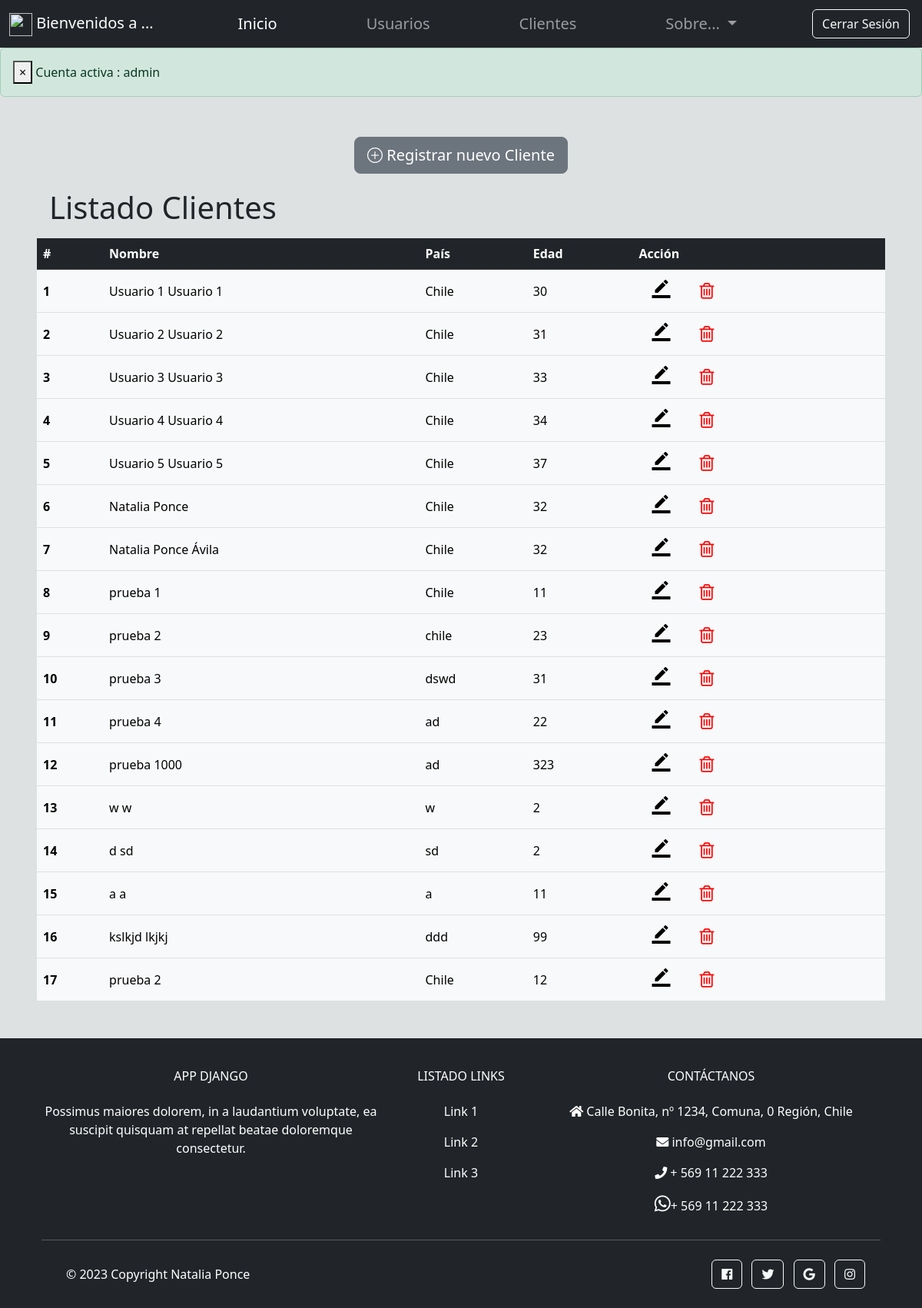
The app's page /clientes/ (signed in) with its own data.
### app/models.py (models this page shows)
class Usuario(models.Model):
    nombre = models.CharField(max_length=100)
    apellido = models.CharField(max_length=100)
    pais = models.CharField(max_length=50)
    edad = models.IntegerField()

### app/views.py (the view)
# urls.py: path('clientes/', vista_clientes, name='clientes'),
def vista_clientes(request):
    cuentaActiva = False
    if request.user.is_authenticated:
        messages.success(request, f'Cuenta activa : {request.user.username}')
        cuentaActiva = True
    else:
        messages.error(request, 'Usuario no autorizado')
        return redirect('index')
    clientes = Usuario.objects.all()
    return render(request, 'clientes.html', {'clientes' : clientes ,'cuentaActiva': cuentaActiva })

### app/templates/clientes.html (shortened to what this page needs)
{% extends 'base/base.html' %}
{% load static %}
{% block content %}
       <div class="m-5">
            <div class = "text-center">
                <a
                class="btn btn-secondary btn-floating m-1 btn-lg"
                class="text-white"
                role="button"
                href="{% url 'registroCliente' %}"
                ><i class="bi bi-plus-circle "></i> Registrar nuevo Cliente</a>
            </div>
            {% if clientes  %}
            <h1 class ="m-3">Listado Clientes</h1>
            <table class="table align-middle  table-hover">
                <thead class="table-dark">
                <tr>
                    <th scope="col">#</th>
                    <th scope="col">Nombre</th>
                    <th scope="col">País</th>
                    <th scope="col">Edad</th>
                    <th scope="col">Acción</th>
                </tr>
                </thead>
                <tbody class="table-light">
                    {% for cliente in clientes %}
                        <tr>
                            <th scope="row">{{cliente.id}}</th>
                            <td>{{cliente.nombre}} {{cliente.apellido}}</td>
                            <td>{{cliente.pais}}</td>
                            <td>{{cliente.edad}}</td>
                            <td>
                            <button type="button" class="btn btn-link btn-sm px-3" data-ripple-color="dark">
                                <i class="material-icons" style="font-size:24px; color:black">border_color</i>
                            </button>
                            <button type="button" class="btn btn-link btn-sm px-3" data-ripple-color="dark">
                                <i class="fa fa-trash-o" style="font-size:24px; color:red"></i>
                            </button>
                            </td>
                        </tr>
                    {% endfor %}
                </tbody>
            </table>
            {% else %}
            <h1>No hay usuarios registrados</h1>
        </div>
    {% endif %}
{% endblock %}

### app/templates/base/base.html (shortened to what this page needs)
{% load static %}
<!DOCTYPE html>
<html lang="es">
    <head>
        <link
            href="https://cdn.jsdelivr.net/npm/bootstrap@5.3.0/dist/css/bootstrap.min.css"
            rel="stylesheet"
>
        <link rel="stylesheet"
            href="https://cdn.jsdelivr.net/npm/bootstrap-icons@1.10.5/font/bootstrap-icons.css">
        <link rel="stylesheet" href="{% static 'css/estilos.css' %}">
        <link rel="stylesheet" href="https://cdnjs.cloudflare.com/ajax/libs/font-awesome/5.7.1/css/all.min.css" />
        <link rel="stylesheet" href="https://cdnjs.cloudflare.com/ajax/libs/font-awesome/4.7.0/css/font-awesome.min.css">
    </head>
    <body>
        <header>
            <nav class="navbar navbar-expand-lg navbar-dark bg-dark">
                <div class="container-fluid">
                    <a class="navbar-brand" href="{% url 'index' %}">
                        <img alt="" src="{% static 'img/icono.png' %}" width="30" height="30" className="d-inline-block align-top"/>
                        Bienvenidos a ...
                    </a>
                    <div class="collapse navbar-collapse justify-content-center" id="navbarSupportedContent">
                        <ul class="navbar-nav ms-auto  mb-2 mb-lg-0  ">
                            <li class="nav-item">
                                <a class="nav-link active " aria-current="page" href="{% url 'index' %}">Inicio</a>
                            </li>
                            {% if cuentaActiva %}
                                <li class="nav-item">
                                    <a class="nav-link" href="{% url 'usuarios' %}">Usuarios</a>
                                </li>
                                {% endif %}
                            {% if cuentaActiva %}
                                <li class="nav-item">
                                    <a class="nav-link" href="{% url 'clientes' %}">Clientes</a>
                                </li>
                                {% endif %}
                            <li class="nav-item dropdown">
                                <a class="nav-link dropdown-toggle" href="#" role="button"
                                    data-bs-toggle="dropdown" aria-expanded="false">
                                    Sobre...
                                </a>
                            </li>
                        </ul>
                        <div class="ms-auto">
                            {% if cuentaActiva %}
                                <a
                                class="btn btn-outline-light btn-floating m-1"
                                class="text-white"
                                role="button"
                                href="{% url 'logout' %}"
                                >Cerrar Sesión</a>
                            {% endif %}
                        </div>
                    </div>
                </div>
            </nav>
        </header>
        {% for message in messages %}
            <div class="container-fluid p-0 me-auto">
                <div class="alert {{ message.tags }} alert-dismissible" role="alert" >
                    <button type="button" class="close" data-dismiss="alert" aria-label="Close">
                    <span aria-hidden="True">&times;</span>
                    </button>
                    {{ message }}
                </div>
            </div>
        {% endfor %}
        <main >
            {% block content %}{% endblock %}
        </main>
        <footer id="footer-landing" class="bg-dark text-center text-white  ">
            <div class="container p-4 pb-0">
                <section class="">
                    <div class="row">
                    <div class="col-md-4 col-lg-4 col-xl-5 mx-auto mt-3">
                        <h6 class="text-uppercase mb-4 font-weight-bold">
                        App Django
                        </h6>
                        <p>Possimus maiores dolorem, in a laudantium voluptate, ea suscipit quisquam at repellat beatae doloremque consectetur.
                        </p>
                    </div>
                    <div class="col-md-3 col-lg-3 col-xl-2 mx-auto mt-3">
                        <h6 class="text-uppercase mb-4 font-weight-bold">Listado Links</h6>
                        <p>
                        <a class="text-white"  href="#">Link 1</a>
                        </p>
                        <p>
                            <a class="text-white"  href="#">Link 2</a>
                        </p>
                        <p>
                            <a class="text-white"  href="#">Link 3</a>
                        </p>
                    </div>
                    <div class="col-md-5 col-lg-5 col-xl-5 mx-auto mt-3">
                        <h6 class="text-uppercase mb-4 font-weight-bold">Contáctanos</h6>
                        <p><i class="fas fa-home mr-3"></i> Calle Bonita, nº 1234, Comuna, 0 Región, Chile</a>
                        </p>
                        <p><a href="mailto:naty.ponce5@gmail.com" class="text-white"><i class="fas fa-envelope mr-3"> </i> info@gmail.com</a>
                        </p>
                        <p><i class="fas fa-phone mr-3"></i> + 569 11 222 333</p>
                        <p>
                            <a href="tel:+56911222333"
                            class="text-white"> <i class='fab fa-whatsapp' style='font-size:24px'></i>+ 569 11 222 333</a>
                        </p>
                    </div>
                    </div>
                </section>
                <hr class="my-3">
                <section class="p-3 pt-0">
                    <div class="row d-flex align-items-center">
                    <div class="col-md-7 col-lg-8 text-center text-md-start">
                        <div class="p-3">
                        © 2023 Copyright
                        <a class="text-white" href="#"
                            >Natalia Ponce</a
                            >
                        </div>
                    </div>
                    <div class="col-md-5 col-lg-4 ml-lg-0 text-center text-md-end">
                        <a
                        class="btn btn-outline-light btn-floating m-1"
                        class="text-white"
                        role="button"
                        href="#"
                        ><i class="fab fa-facebook-f"></i
                        ></a>
                        <a
                        class="btn btn-outline-light btn-floating m-1"
                        class="text-white"
                        role="button"
                        href="#"
                        ><i class="fab fa-twitter"></i
                        ></a>
                        <a
                        class="btn btn-outline-light btn-floating m-1"
                        class="text-white"
                        role="button"
                        href="#"
                        ><i class="fab fa-google"></i
                        ></a>
                        <a
                        class="btn btn-outline-light btn-floating m-1"
                        class="text-white"
                        role="button"
                        href="#"
                        ><i class="fab fa-instagram"></i
                        ></a>
                    </div>
                    </div>
                </section>
            </div>
        </footer>
    </body>
</html>

### app/static/css/estilos.css (style rules this page uses)
body { background-color: rgb(221, 225, 226); }
a { text-decoration: none; }
.nav-link { font-size: 20px; margin: auto 50px; }
main { min-height:450px; }

### records on screen
Usuario: id "1", nombre "Usuario 1", apellido "Usuario 1", pais "Chile", edad "30"
Usuario: id "2", nombre "Usuario 2", apellido "Usuario 2", pais "Chile", edad "31"
Usuario: id "3", nombre "Usuario 3", apellido "Usuario 3", pais "Chile", edad "33"
Usuario: id "4", nombre "Usuario 4", apellido "Usuario 4", pais "Chile", edad "34"
Usuario: id "5", nombre "Usuario 5", apellido "Usuario 5", pais "Chile", edad "37"
Usuario: id "6", nombre "Natalia", apellido "Ponce", pais "Chile", edad "32"
Usuario: id "7", nombre "Natalia", apellido "Ponce Ávila", pais "Chile", edad "32"
Usuario: id "8", nombre "prueba", apellido "1", pais "Chile", edad "11"
Usuario: id "9", nombre "prueba", apellido "2", pais "chile", edad "23"
Usuario: id "10", nombre "prueba", apellido "3", pais "dswd", edad "31"
Usuario: id "11", nombre "prueba", apellido "4", pais "ad", edad "22"
Usuario: id "12", nombre "prueba", apellido "1000", pais "ad", edad "323"
Usuario: id "13", nombre "w", apellido "w", pais "w", edad "2"
Usuario: id "14", nombre "d", apellido "sd", pais "sd", edad "2"
Usuario: id "15", nombre "a", apellido "a", pais "a", edad "11"
Usuario: id "16", nombre "kslkjd", apellido "lkjkj", pais "ddd", edad "99"
Usuario: id "17", nombre "prueba", apellido "2", pais "Chile", edad "12"

### other values on screen
{{ message }} "Cuenta activa : admin"
